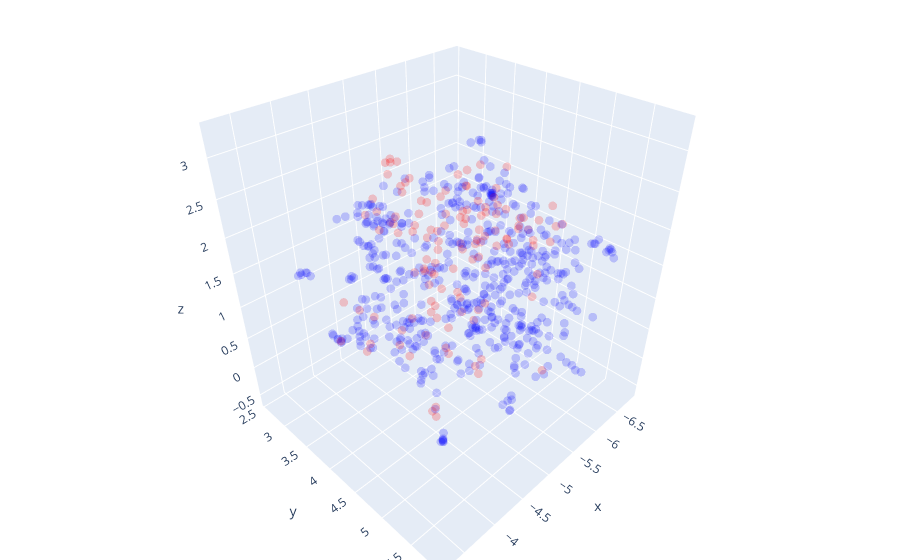

Here is the notebook cell this chart was saved with:
### Code cell
fig = go.Figure(data=[go.Scatter3d(
                        x=X_test_umap[:,0],
                        y=X_test_umap[:,1],
                        z=X_test_umap[:,2],
                        mode='markers',
                        marker=dict(
                                    size       = 3,
                                    color      = y_test,                
                                    colorscale = 'Bluered',   
                                    opacity     = 0.2
                                    )
                                )])

# tight layout
fig.update_layout(margin=dict(l=0, r=0, b=0, t=0))
fig.show()

### Figure 1 — Plotly figure (JSON) as saved in the notebook; plotly's stock layout.template omitted (floating-point values rounded to 4 significant figures; data arrays with more than 128 entries replaced by an {"elided": "..."} marker saying what was removed)
{"data": [{"marker": {"color": {"elided": "638 int values"}, "colorscale": [[0, "rgb(0,0,255)"], [1, "rgb(255,0,0)"]], "opacity": 0.2, "size": 3}, "mode": "markers", "type": "scatter3d", "x": {"elided": "638 float values"}, "y": {"elided": "638 float values"}, "z": {"elided": "638 float values"}}], "layout": {"margin": {"b": 0, "l": 0, "r": 0, "t": 0}}}
